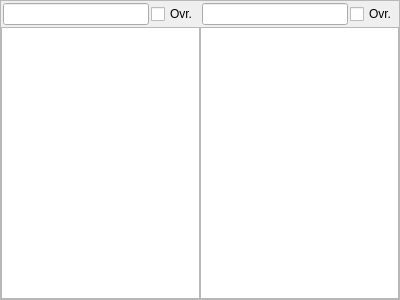
<?xml version="1.0" encoding="UTF-8"?>
<ui version="4.0">
 <class>CVoiceRoomsComponent</class>
 <widget class="QFrame" name="CVoiceRoomsComponent">
  <property name="geometry">
   <rect>
    <x>0</x>
    <y>0</y>
    <width>400</width>
    <height>300</height>
   </rect>
  </property>
  <property name="windowTitle">
   <string>Frame</string>
  </property>
  <property name="frameShape">
   <enum>QFrame::StyledPanel</enum>
  </property>
  <property name="frameShadow">
   <enum>QFrame::Raised</enum>
  </property>
  <layout class="QVBoxLayout" name="vl_voiceRoomsComponent">
   <property name="spacing">
    <number>0</number>
   </property>
   <property name="leftMargin">
    <number>0</number>
   </property>
   <property name="topMargin">
    <number>0</number>
   </property>
   <property name="rightMargin">
    <number>0</number>
   </property>
   <property name="bottomMargin">
    <number>0</number>
   </property>
   <item>
    <layout class="QGridLayout" name="ql_CockpitVoiceRooms">
     <item row="0" column="1">
      <widget class="QWidget" name="qi_CokpitViewRoom2" native="true">
       <layout class="QHBoxLayout" name="horizontalLayout_6">
        <property name="spacing">
         <number>2</number>
        </property>
        <property name="leftMargin">
         <number>2</number>
        </property>
        <property name="topMargin">
         <number>2</number>
        </property>
        <property name="rightMargin">
         <number>2</number>
        </property>
        <property name="bottomMargin">
         <number>2</number>
        </property>
        <item>
         <widget class="QLineEdit" name="le_CockpitVoiceRoomCom2">
          <property name="font">
           <font>
            <weight>75</weight>
            <italic>false</italic>
            <bold>true</bold>
           </font>
          </property>
          <property name="readOnly">
           <bool>true</bool>
          </property>
         </widget>
        </item>
        <item>
         <widget class="QCheckBox" name="cb_CockpitVoiceRoom2Override">
          <property name="text">
           <string>Ovr.</string>
          </property>
         </widget>
        </item>
       </layout>
      </widget>
     </item>
     <item row="0" column="0">
      <widget class="QWidget" name="qi_CokpitViewRoom1" native="true">
       <layout class="QHBoxLayout" name="horizontalLayout_5">
        <property name="spacing">
         <number>2</number>
        </property>
        <property name="leftMargin">
         <number>2</number>
        </property>
        <property name="topMargin">
         <number>2</number>
        </property>
        <property name="rightMargin">
         <number>2</number>
        </property>
        <property name="bottomMargin">
         <number>2</number>
        </property>
        <item>
         <widget class="QLineEdit" name="le_CockpitVoiceRoomCom1">
          <property name="font">
           <font>
            <weight>75</weight>
            <italic>false</italic>
            <bold>true</bold>
           </font>
          </property>
          <property name="readOnly">
           <bool>true</bool>
          </property>
         </widget>
        </item>
        <item>
         <widget class="QCheckBox" name="cb_CockpitVoiceRoom1Override">
          <property name="text">
           <string>Ovr.</string>
          </property>
         </widget>
        </item>
       </layout>
      </widget>
     </item>
     <item row="1" column="0">
      <widget class="BlackGui::Views::CUserView" name="tvp_CockpitVoiceRoom1">
       <property name="selectionMode">
        <enum>QAbstractItemView::SingleSelection</enum>
       </property>
       <property name="selectionBehavior">
        <enum>QAbstractItemView::SelectRows</enum>
       </property>
       <attribute name="verticalHeaderVisible">
        <bool>false</bool>
       </attribute>
      </widget>
     </item>
     <item row="1" column="1">
      <widget class="BlackGui::Views::CUserView" name="tvp_CockpitVoiceRoom2">
       <property name="selectionMode">
        <enum>QAbstractItemView::SingleSelection</enum>
       </property>
       <property name="selectionBehavior">
        <enum>QAbstractItemView::SelectRows</enum>
       </property>
       <attribute name="verticalHeaderVisible">
        <bool>false</bool>
       </attribute>
      </widget>
     </item>
    </layout>
   </item>
  </layout>
 </widget>
 <customwidgets>
  <customwidget>
   <class>BlackGui::Views::CUserView</class>
   <extends>QTableView</extends>
   <header>blackgui/views/userview.h</header>
  </customwidget>
 </customwidgets>
 <resources/>
 <connections/>
</ui>
